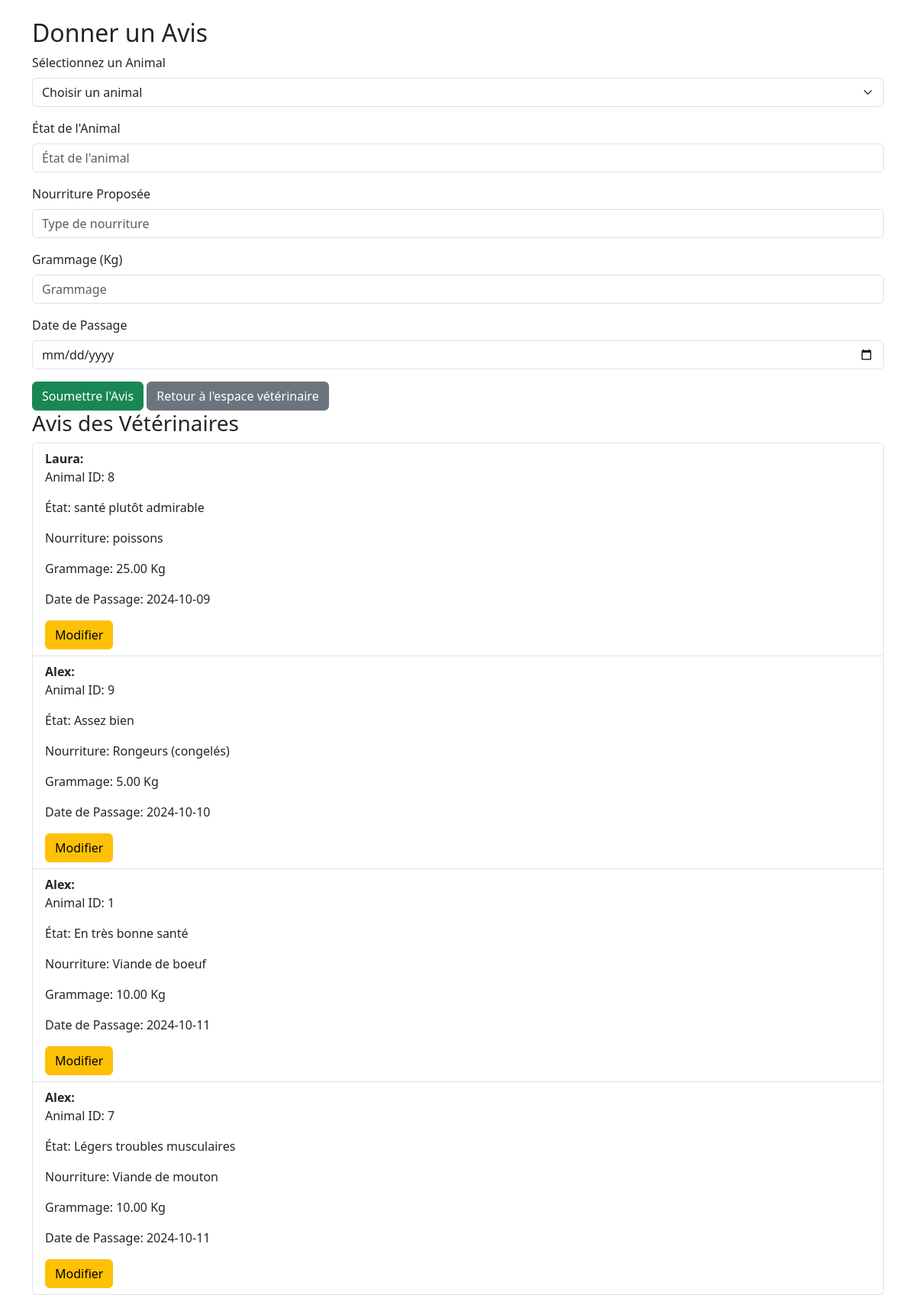
The app's page /vet/give_opinion.php (signed in) with its own data.
### tables this page shows
CREATE TABLE `animal_opinions` (
  `id` int NOT NULL,
  `animal_id` int DEFAULT NULL,
  `vet_id` int DEFAULT NULL,
  `opinion` text,
  `created_at` timestamp NULL DEFAULT CURRENT_TIMESTAMP,
  `etat` varchar(255) DEFAULT NULL,
  `nourriture` varchar(255) DEFAULT NULL,
  `grammage` decimal(10,2) DEFAULT NULL,
  `date_passage` date DEFAULT NULL
);

CREATE TABLE `users` (
  `id` int NOT NULL,
  `username` varchar(50) NOT NULL,
  `password` varchar(255) NOT NULL,
  `role` enum('employee','vet','admin') NOT NULL
);

### vet/give_opinion.php (the view, shortened to what this page needs)
<?php
require '../database/db.php';
$stmt = $pdo->prepare("SELECT o.*, u.username FROM animal_opinions o JOIN users u ON o.vet_id = u.id");
$stmt->execute();
$opinions = $stmt->fetchAll(PDO::FETCH_ASSOC);
?>
<!DOCTYPE html>
<html lang="fr">
<head>
    <link href="https://cdn.jsdelivr.net/npm/bootstrap@5.3.3/dist/css/bootstrap.min.css" rel="stylesheet">
</head>
<body>
<div class="container mt-4">
    <h2>Donner un Avis</h2>
    <form action="" method="POST">
        <div class="mb-3">
            <label for="animal_id" class="form-label">Sélectionnez un Animal</label>
            <select name="animal_id" id="animal_id" class="form-select" required>
                <option value="">Choisir un animal</option>
            </select>
        </div>
        <div class="mb-3">
            <label for="etat" class="form-label">État de l'Animal</label>
            <input type="text" name="etat" id="etat" class="form-control" placeholder="État de l'animal" required>
        </div>
        <div class="mb-3">
            <label for="nourriture" class="form-label">Nourriture Proposée</label>
            <input type="text" name="nourriture" id="nourriture" class="form-control" placeholder="Type de nourriture" required>
        </div>
        <div class="mb-3">
            <label for="grammage" class="form-label">Grammage (Kg)</label>
            <input type="number" name="grammage" id="grammage" class="form-control" placeholder="Grammage" required min="0" step="0.01">
        </div>
        <div class="mb-3">
            <label for="date_passage" class="form-label">Date de Passage</label>
            <input type="date" name="date_passage" id="date_passage" class="form-control" required>
        </div>
        <button class="btn btn-success" name="submit_opinion" type="submit">Soumettre l'Avis</button>
        <a class="btn btn-secondary" href="index.php">Retour à l'espace vétérinaire</a>
    </form>
    <h3>Avis des Vétérinaires</h3>
    <ul class="list-group">
        <?php foreach ($opinions as $opinion): ?>
            <li class="list-group-item">
                <strong><?= htmlspecialchars($opinion['username']) ?>:</strong>
                <p>Animal ID: <?= htmlspecialchars($opinion['animal_id']) ?></p>
                <p>État: <?= htmlspecialchars($opinion['etat']) ?></p>
                <p>Nourriture: <?= htmlspecialchars($opinion['nourriture']) ?></p>
                <p>Grammage: <?= htmlspecialchars($opinion['grammage']) ?> Kg</p>
                <p>Date de Passage: <?= htmlspecialchars($opinion['date_passage']) ?></p>
                <button class="btn btn-warning" onclick="editOpinion(<?= $opinion['id'] ?>, '<?= htmlspecialchars($opinion['etat']) ?>', '<?= htmlspecialchars($opinion['nourriture']) ?>', <?= $opinion['grammage'] ?>, '<?= $opinion['date_passage'] ?>')">Modifier</button>
            </li>
        <?php endforeach; ?>
    </ul>
</div>
</body>
</html>

### records on screen
animal_opinions: vet.username "Laura", animal "8", etat "santé plutôt admirable", nourriture "poissons", grammage "25.00", date_passage "2024-10-09"
animal_opinions: vet.username "Alex", animal "9", etat "Assez bien", nourriture "Rongeurs (congelés)", grammage "5.00", date_passage "2024-10-10"
animal_opinions: vet.username "Alex", animal "1", etat "En très bonne santé", nourriture "Viande de boeuf", grammage "10.00", date_passage "2024-10-11"
animal_opinions: vet.username "Alex", animal "7", etat "Légers troubles musculaires", nourriture "Viande de mouton", grammage "10.00", date_passage "2024-10-11"
